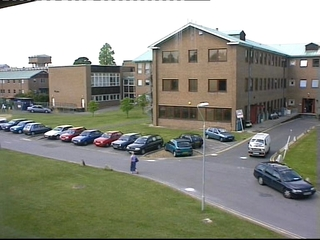
#> input picture vot2013-car/frames-rgb/00000001.jpg, 320 x 240 px; its folder holds only this picture in this run
$ python jpg2png.py
#> lines starting #> are read from the running program, lines starting #| are printed output that depends on the picture
import cv2

for i in range(1, 375):
    frame = cv2.imread(f"frames-rgb/{i:08}.jpg")
#> frame is the input picture: shape (240, 320, 3); mean B, G, R 131, 143.3, 142
    frame_gray = cv2.cvtColor(frame, cv2.COLOR_BGR2GRAY)
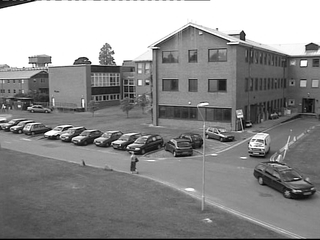
#> frame_gray: shape (240, 320); min 0, max 255, mean 141.5
#> (the run stopped early here; a loop or call above may not have finished)
